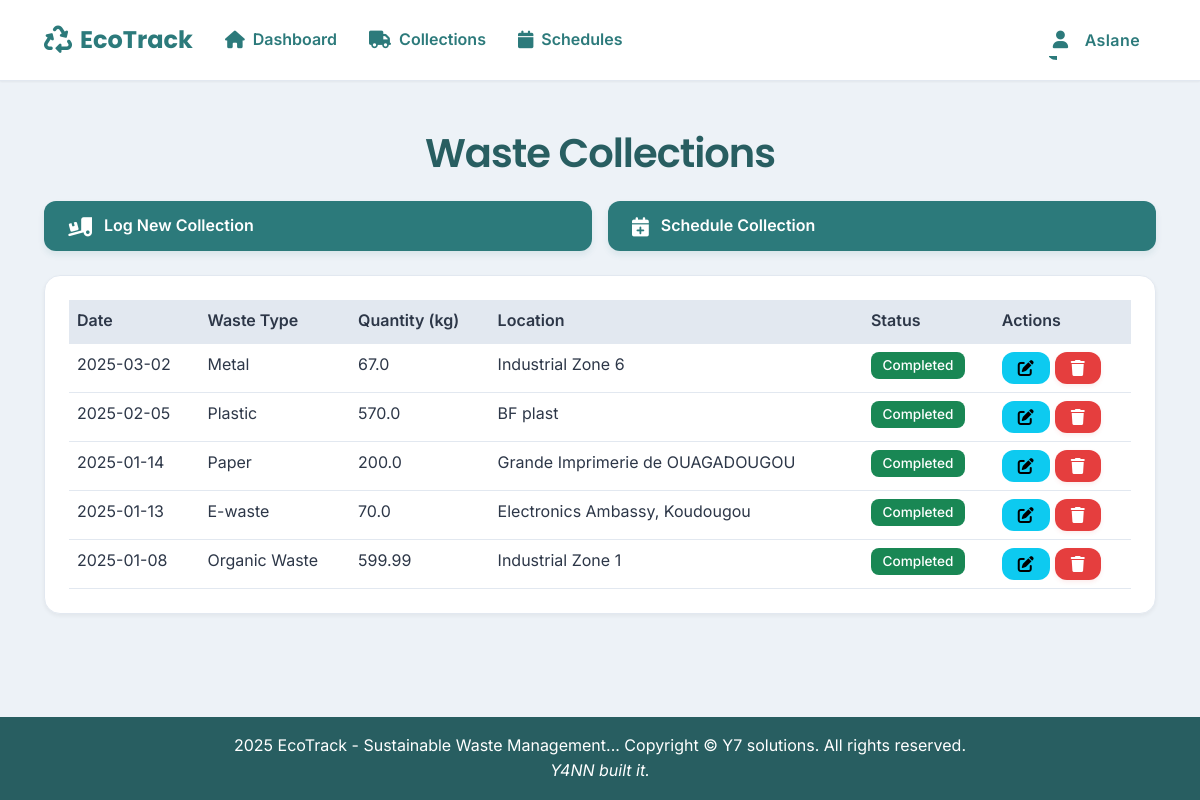
The app's page /collections (signed in) with its own data.
### models.py (models this page shows, shortened)
class User(UserMixin, db.Model):
    __tablename__ = 'users'
    id = db.Column(db.Integer, primary_key=True)
    username = db.Column(db.String(80), unique=True, nullable=False)
    email = db.Column(db.String(120), unique=True, nullable=False)
    password_hash = db.Column(db.String(200), nullable=False)
    first_name = db.Column(db.String(100), nullable=False)
    last_name = db.Column(db.String(100), nullable=False)
    role = db.Column(db.String(50), nullable=False)
    is_active = db.Column(db.Boolean, default=True, nullable=False)
    created_at = db.Column(db.DateTime, default=datetime.utcnow)
    def is_admin(self):
        return self.role == 'Administrator'
    def is_operator(self):
        return self.role == 'Waste Management Operator'
    def is_reporting_user(self):
        return self.role == 'Reporting User' or self.role == 'Administrator'

class Collection(db.Model):
    __tablename__ = 'collections'
    id = db.Column(db.Integer, primary_key=True)
    user_id = db.Column(db.Integer, db.ForeignKey('users.id'), nullable=False)
    waste_type_id = db.Column(db.Integer, db.ForeignKey('waste_types.id'), nullable=False)
    quantity = db.Column(db.Float, nullable=False)
    collection_date = db.Column(db.DateTime, nullable=False)
    location = db.Column(db.String(255), nullable=False)
    status = db.Column(db.String(20), nullable=False, default='Pending')
    created_at = db.Column(db.DateTime, nullable=False, default=datetime.utcnow)
    user = db.relationship('User', backref=db.backref('collections', lazy=True))
    waste_type = db.relationship('WasteType', backref=db.backref('collections', lazy=True))

class WasteType(db.Model):
    __tablename__ = 'waste_types'
    id = db.Column(db.Integer, primary_key=True)
    name = db.Column(db.String(100), nullable=False)
    description = db.Column(db.Text, nullable=False)
    disposal_method = db.Column(db.String(200), nullable=False)
    created_at = db.Column(db.DateTime, default=datetime.utcnow)

### routes.py (the view)
    @app.route('/collections')
    @login_required
    def collections():
        if current_user.is_admin():
            return redirect(url_for('admin.collections'))
        if current_user.is_operator():
            collections = Collection.query.filter_by(user_id=current_user.id)\
                .order_by(Collection.collection_date.desc()).all()
            waste_types = WasteType.query.all()
            return render_template('operator/collections.html',
                             collections=collections,
                             waste_types=waste_types)
        elif current_user.is_reporting_user():
            collections = Collection.query.order_by(Collection.collection_date.desc()).all()
            waste_types = WasteType.query.all()
            return render_template('reporting/collections.html',
                             collections=collections,
                             waste_types=waste_types)
        else:
            flash('You do not have permission to view collections.', 'error')
            return redirect(url_for('index'))

### blueprints/auth.py (called while the page is built)
@login_manager.user_loader
def load_user(user_id):
    return User.query.get(int(user_id))

### templates/operator/collections.html (shortened to what this page needs)
{% extends "base.html" %}
{% block content %}
<div class="container">
    <div class="row mb-4">
        <div class="col-12">
            <h1 class="text-center mb-4">Waste Collections</h1>
            {% if current_user.is_operator() %}
            <div class="quick-actions-grid">
                <a href="{{ url_for('operator.new_collection') }}" class="quick-action-btn">
                    <i class="fas fa-truck-loading"></i>
                    <span>Log New Collection</span>
                </a>
                <a href="{{ url_for('operator.schedules') }}" class="quick-action-btn">
                    <i class="fas fa-calendar-plus"></i>
                    <span>Schedule Collection</span>
                </a>
            </div>
            {% endif %}
        </div>
    </div>
    <div class="row">
        <div class="col-12">
            <div class="card">
                <div class="card-body">
                    <div class="table-responsive">
                        <table class="table table-hover">
                            <thead>
                                <tr>
                                    <th>Date</th>
                                    <th>Waste Type</th>
                                    <th>Quantity (kg)</th>
                                    <th>Location</th>
                                    <th>Status</th>
                                    {% if current_user.is_operator() %}
                                    <th>Actions</th>
                                    {% endif %}
                                </tr>
                            </thead>
                            <tbody>
                                {% for collection in collections %}
                                <tr>
                                    <td>{{ collection.collection_date.strftime('%Y-%m-%d') }}</td>
                                    <td>{{ collection.waste_type.name }}</td>
                                    <td>{{ collection.quantity }}</td>
                                    <td>{{ collection.location }}</td>
                                    <td>
                                        <span class="badge bg-{{ collection.status|lower|replace(' ', '-') }}">
                                            {{ collection.status }}
                                        </span>
                                    </td>
                                    {% if current_user.is_operator() and collection.user_id == current_user.id %}
                                    <td>
                                        <a href="{{ url_for('operator.edit_collection', id=collection.id) }}"
                                           class="btn btn-sm btn-info">
                                            <i class="fas fa-edit"></i>
                                        </a>
                                        <button class="btn btn-sm btn-danger delete-collection"
                                                data-collection-id="{{ collection.id }}">
                                            <i class="fas fa-trash"></i>
                                        </button>
                                    </td>
                                    {% endif %}
                                </tr>
                                {% endfor %}
                            </tbody>
                        </table>
                    </div>
                </div>
            </div>
        </div>
    </div>
</div>
{% endblock %}

### templates/base.html (shortened to what this page needs)
<!DOCTYPE html>
<html lang="en">
<head>
    <link href="https://cdn.jsdelivr.net/npm/bootstrap@5.3.0/dist/css/bootstrap.min.css" rel="stylesheet">
    <link rel="stylesheet" href="https://cdnjs.cloudflare.com/ajax/libs/font-awesome/6.0.0/css/all.min.css">
    <link rel="stylesheet" href="https://cdn.jsdelivr.net/npm/sweetalert2@11/dist/sweetalert2.min.css">
    <link rel="stylesheet" href="{{ url_for('static', filename='css/styles.css') }}">
</head>
<body>
    <nav class="navbar navbar-expand-lg">
        <div class="container-fluid">
            <a class="navbar-brand" href="/">
                <i class="fas fa-recycle me-2"></i>EcoTrack
            </a>
            <div class="collapse navbar-collapse" id="navbarNav">
                <ul class="navbar-nav">
                    {% if current_user.is_authenticated %}
                        <li class="nav-item">
                            <a class="nav-link" href="{{ url_for('index') }}">
                                <i class="fas fa-home me-2"></i>Dashboard
                            </a>
                        </li>
                        {% if current_user.is_operator() or current_user.is_admin() %}
                            <li class="nav-item">
                                <a class="nav-link" href="{{ url_for('collections') }}">
                                    <i class="fas fa-truck me-2"></i>Collections
                                </a>
                            </li>
                            <li class="nav-item">
                                <a class="nav-link" href="{{ url_for('schedules') }}">
                                    <i class="fas fa-calendar me-2"></i>Schedules
                                </a>
                            </li>
                        {% endif %}
                    {% endif %}
                </ul>
                <ul class="navbar-nav ms-auto">
                    {% if current_user.is_authenticated %}
                        <li class="nav-item dropdown">
                            <button class="nav-link dropdown-toggle btn btn-link" type="button" id="userDropdown"
                                    data-bs-toggle="dropdown" data-bs-auto-close="true" aria-expanded="false">
                                <i class="fas fa-user me-2"></i>
                                {{ current_user.first_name }}
                            </button>
                        </li>
                    {% endif %}
                </ul>
            </div>
        </div>
    </nav>
    <div class="content-wrapper">
        {% block content %}{% endblock %}
    </div>
    <footer class="footer">
        <div class="container">
            <span> 2025 EcoTrack - Sustainable Waste Management...</span>
            <copyright>
                <span>Copyright &copy; Y7 solutions. All rights reserved.</span>
            </copyright><br>
            <span><i>Y4NN built it.</i></span>
        </div>
    </footer>
</body>
</html>

### templates/base.html (style rules this page uses)
.navbar { position: relative; z-index: 1030 !important; }
.content-wrapper { position: relative; z-index: 1020 !important; margin-top: 1rem; }
.nav-item.dropdown { position: relative; }
.nav-link.btn-link { padding: 0.5rem 1rem; text-decoration: none; background: none; border: none; color: inherit; }
.badge.bg-completed { background-color: #198754 !important; color: #fff; }
.badge { font-size: 0.85em; padding: 0.5em 0.85em; border-radius: 0.5rem; }

### records on screen
User: first_name "Aslane"
Collection: collection_date "2025-03-02", waste_type.name "Metal", quantity "67.0", location "Industrial Zone 6", status "Completed"
Collection: collection_date "2025-02-05", waste_type.name "Plastic", quantity "570.0", location "BF plast", status "Completed"
Collection: collection_date "2025-01-14", waste_type.name "Paper", quantity "200.0", location "Grande Imprimerie de OUAGADOUGOU", status "Completed"
Collection: collection_date "2025-01-13", waste_type.name "E-waste", quantity "70.0", location "Electronics Ambassy, Koudougou", status "Completed"
Collection: collection_date "2025-01-08", waste_type.name "Organic Waste", quantity "599.99", location "Industrial Zone 1", status "Completed"
